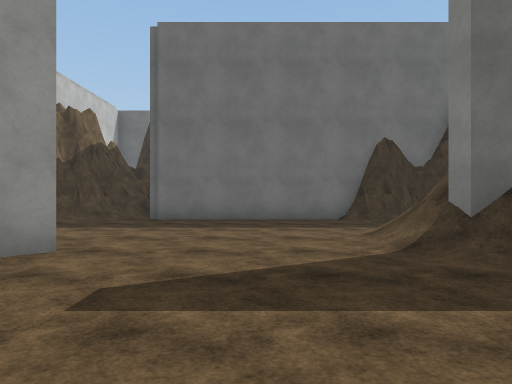
[1] (above)

24 first-person views from a walk through a scene from a Unity 3-D project. The camera is 1.4 m above the floor, looks level and sees 70° across. The floor is counted in squares, 2 m on a side. Each view is taken from the middle of a square. On the plan, view 1 faces up. The plan holds only what a view shows up to about 11 squares ahead; the rest is blank. The place goes on beyond the plan. The player is left out. Some surface patterns are stand-ins.

[2]
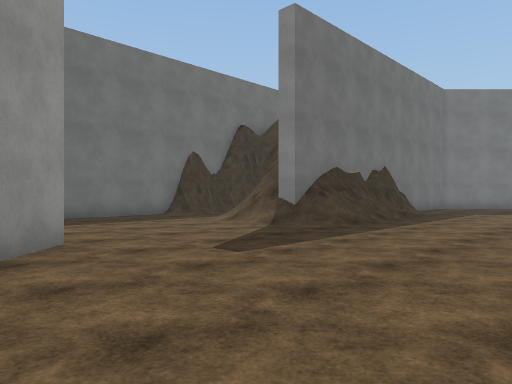

[3]
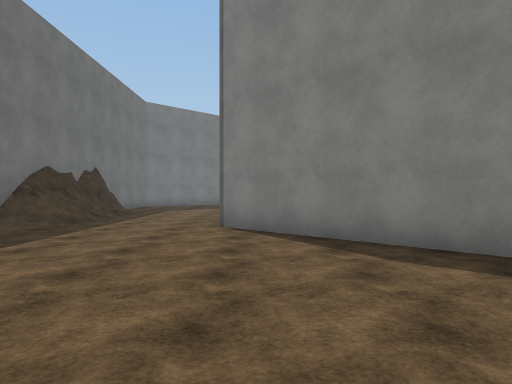

[4]
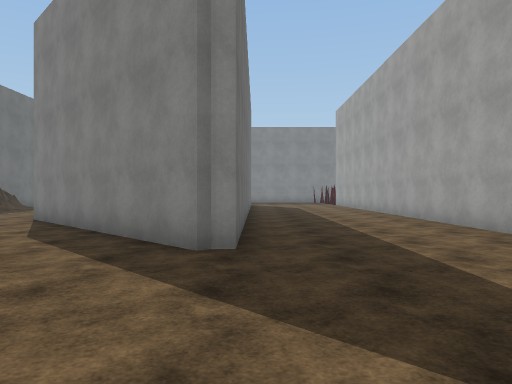

[5]
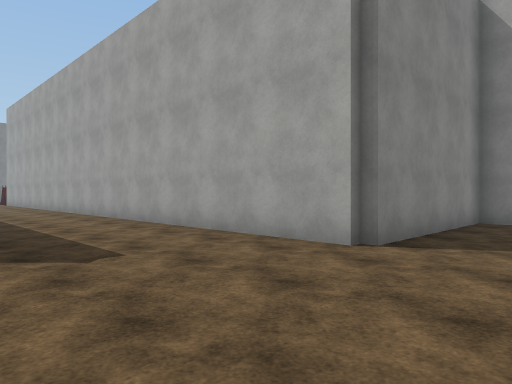

[6]
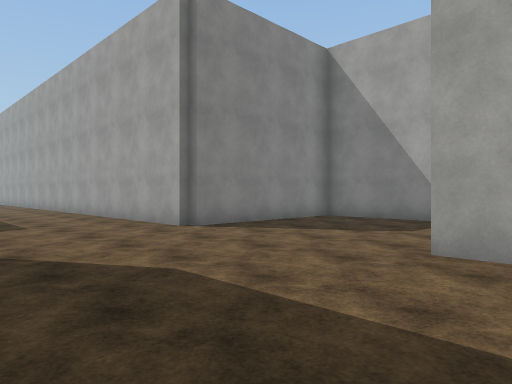

[7]
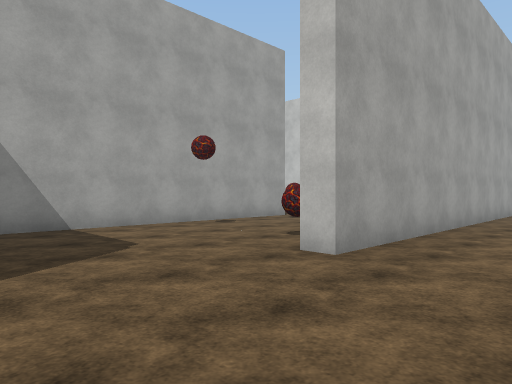

[8]
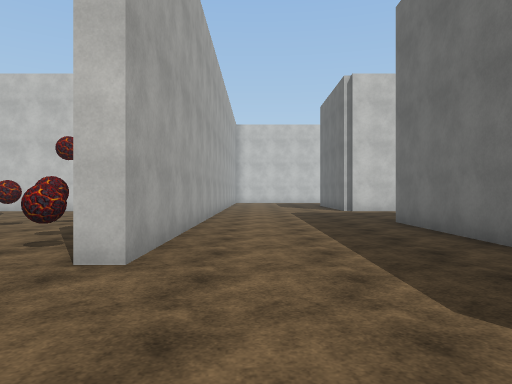

[9]
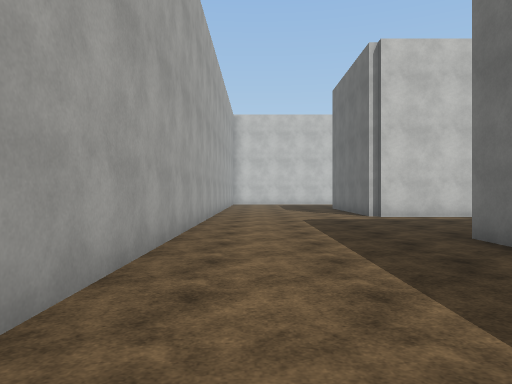

[10]
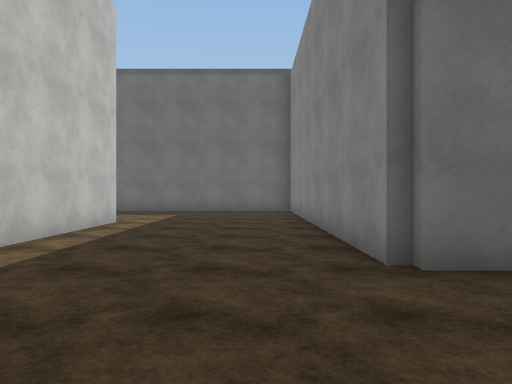

[11]
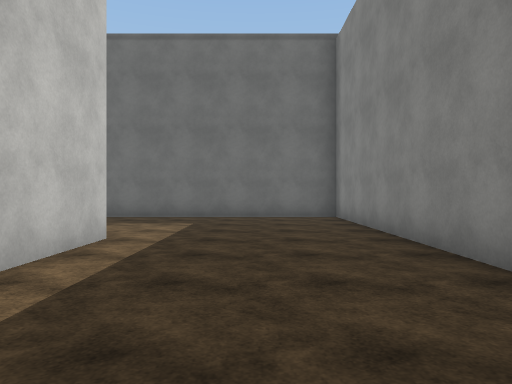

[12]
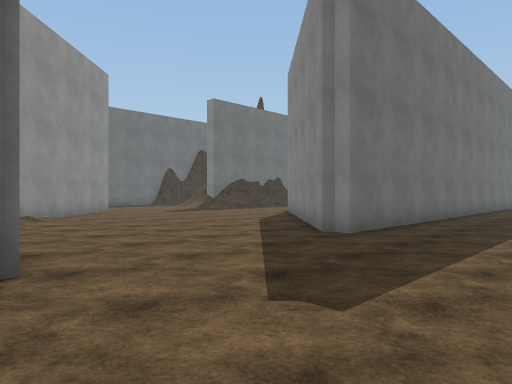

[13]
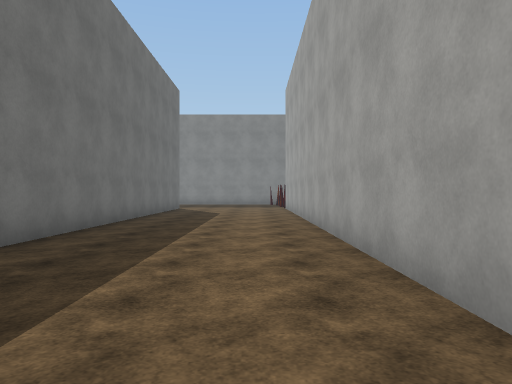

[14]
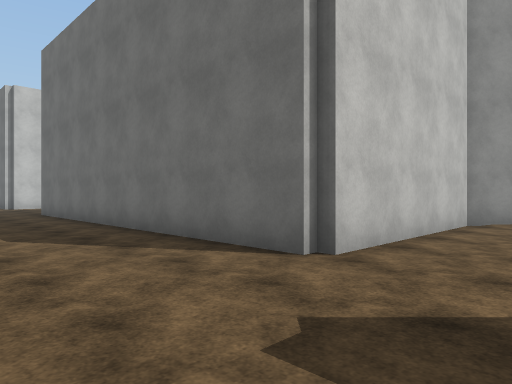

[15]
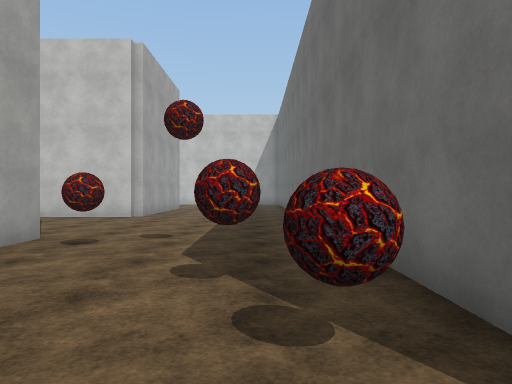

[16]
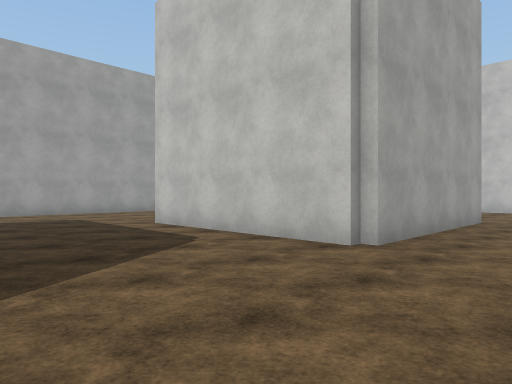

[17]
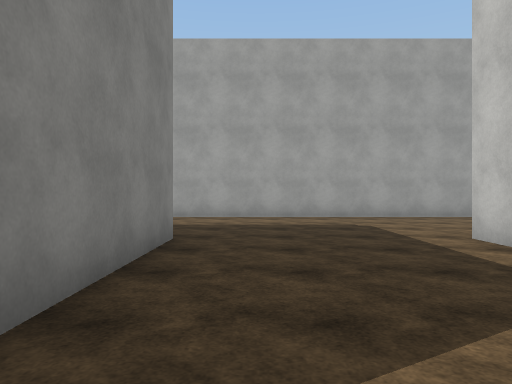

[18]
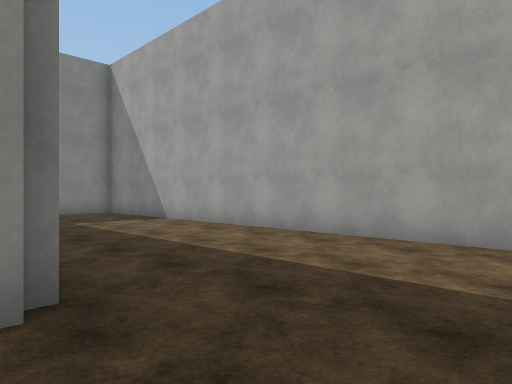

[19]
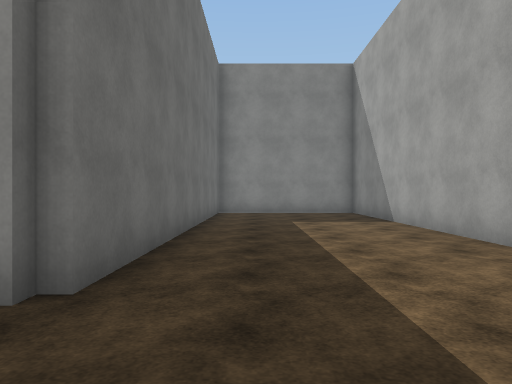

[20]
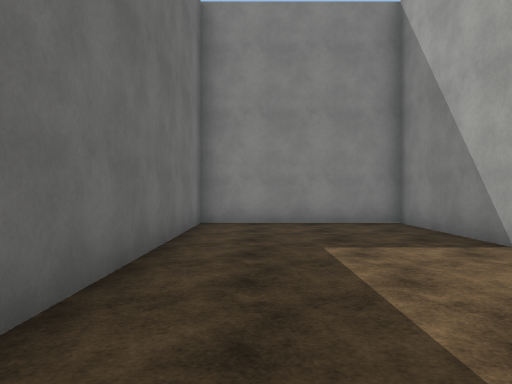

[21]
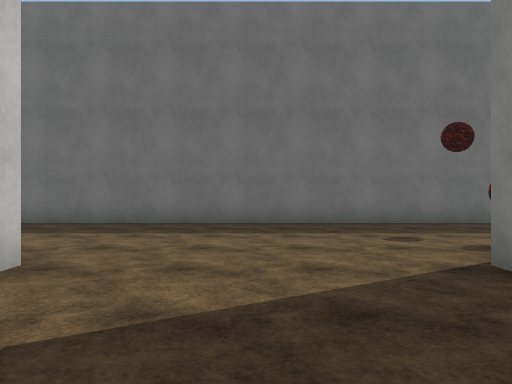

[22]
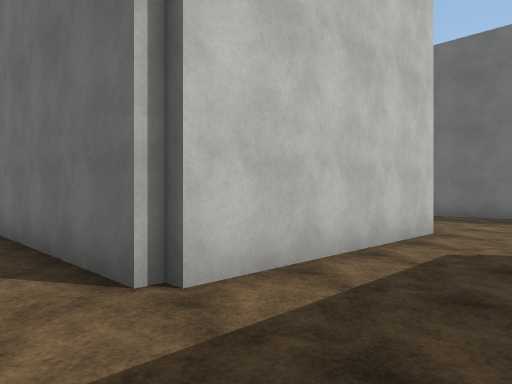

[23]
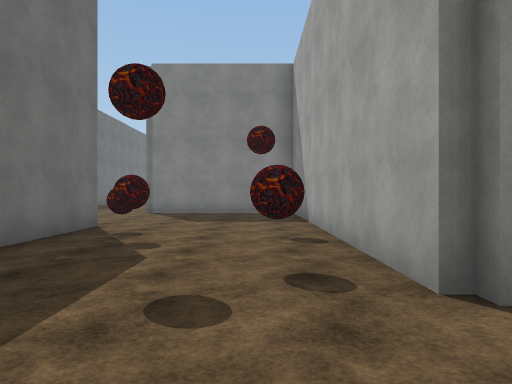

[24]
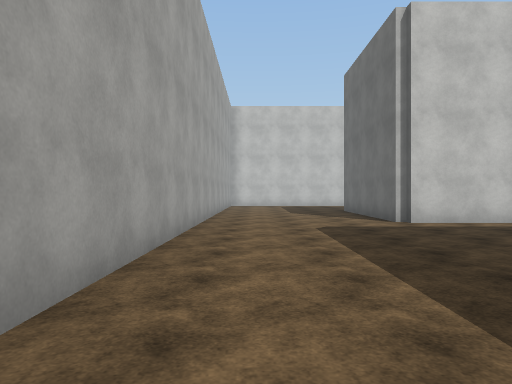

### Floor plan
Points are (right, up) in squares from view 1. A wall is a line through its corners. A room is listed if a view was taken in it or the views show most of it. See-through windows are left out.
Room 1 (views 1, 2, 3, 4, 5, 6, 7, 8, 9, 10, 11, 12, 13, 14, 15, 16, 17, 18, 19, 20, 21, 22, 23, 24)
walls: (-7.5, -10.2) (7.9, -10.2); (-7.5, -5.7) (-17.7, -5.7) (-17.7, 4.2) (-24.2, 4.2); (-2.7, -5.3) (2.3, -0.4); (-17.5, -15.2) (-7.8, -15.2) (-7.8, -10.5); (-22.5, -5.7) (-25, -5.7); (-22.2, -15.5) (-22.2, -20.5); (-22.2, -0.5) (-22.2, -5.5); (-25, -10.2) (-12.5, -10.2) (-12.5, -10.7) (-25.4, -10.7); (-2.3, 4.4) (-7.2, -0.6) (-7.2, -5.5); (-25.5, -15.2) (-22.5, -15.2); (-22.5, -20.8) (-25.5, -20.8); (-4.3, 9.5) (-5, 9.3); (-4.2, 9.8) (-5, 9.1); (8, -5.7) (-2.5, -5.7); (-4.3, 10.1) (-4.3, 9.4); (4.1, 4.2) (3.6, 4.3); (4.5, 3.8) (3.7, 4); (-4.2, 10.9) (-4.6, 10.4); (-4.2, 11.1) (-4.6, 10.8); (5.9, 3.9) (3.9, 4.2); (6.1, 3.8) (5.8, 4.1); (5.9, 4.2) (2.5, 4.2) (2.5, 4.8); (6.3, 3.7) (5.7, 4.1) (4, 4); (6.5, 3.8) (5.9, 3.8); (2.8, 9.2) (-2.8, 9.2); (-25.1, -25.3) (-7.8, -25.3) (-7.8, -20.8) (-17.7, -20.8) (-17.7, -15.5); (3.9, 9) (3, 8.6) (2.7, 8.7); (4.2, 9) (3.1, 8.6)
low walls: (-4.3, 9.4) (-4.8, 9); (3.7, 4) (3.1, 4.4); (4.6, 3.7) (3.5, 3.9); (-3.7, 10.7) (-4.1, 10.2) (-4.2, 9.8); (5.7, 4.1) (4.9, 3.9)
objects: ball (-17, -14); ball (-15, -12); ball (-14, -12)

Positions as (right, up) in squares from view 1, and headings:
1: (0, 0), facing up
2: (-4, -1), facing up-right
3: (-5, -1), facing right
4: (-7, -6), facing right
5: (-10, -6), facing down-right
6: (-14, -6), facing down-right
7: (-9, -8), facing down-left
8: (-9, -9), facing left
9: (-12, -9), facing left
10: (-19, -9), facing up
11: (-20, -6), facing up
12: (-8, -9), facing up-right
13: (-3, -9), facing right
14: (-5, -9), facing up-left
15: (-12, -12), facing left
16: (-18, -13), facing down-left
17: (-19, -15), facing down
18: (-20, -20), facing down-right
19: (-20, -22), facing right
20: (-16, -22), facing right
21: (-20, -19), facing up
22: (-20, -22), facing up-left
23: (-20, -14), facing right
24: (-14, -9), facing left
